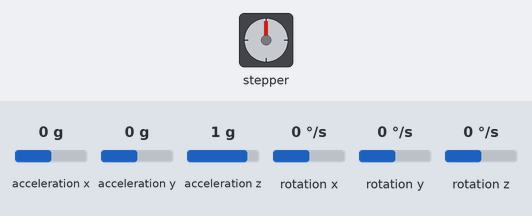
Recording of a sketch running on a simulated Arduino Uno, built with avr-gcc and run on an emulated ATmega328P. Shown: stepper motor. Wiring (inferred from the names in the program): stepper motor driver (200 steps per turn assumed): step pin 9; direction pin 8. The test bench sets the inputs (shaded band); at power-on: acceleration x 0 g, acceleration y 0 g, acceleration z 1 g, rotation x 0 °/s, rotation y 0 °/s, rotation z 0 °/s. What the sketch prints to the serial monitor is not drawn.

Above: at 1.2 s.
1.3 s: acceleration x set to -1.4 g
At 1.45 s:
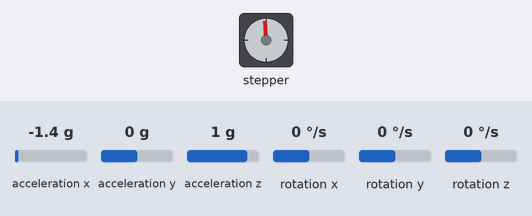
At 2.06 s:
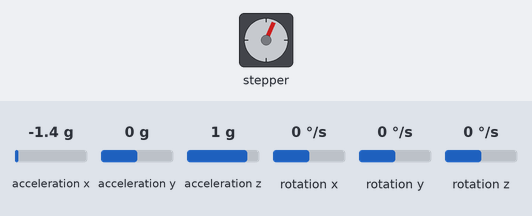
4.3 s: acceleration y set to -1.4 g
At 4.51 s:
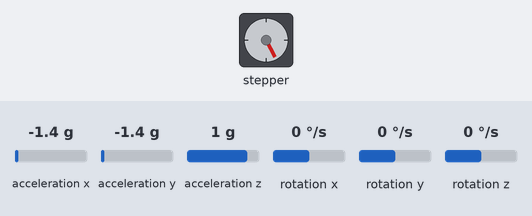
7.3 s: acceleration z set to -1.4 g
10.3 s: acceleration x set to 0 g
Timing chart, 0 to 14.3 s (numbered marks = the images above; inputs shaded):
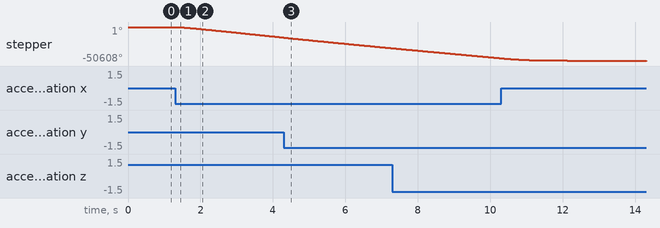

Measured:
- after the input at 1.3 s, stepper: keeps turning counter-clockwise at about 5245°/s, starting at once

The sketch:

PID2.ino
```cpp
#include "I2Cdev.h"
#include "MPU6050.h"
#include "Wire.h"

//PID

float Kp, Ki, Kd;
float L;
float integral, derivada, posIni, errPre;
long tiePre, tieNue;
float dt;
bool inicio;
float ang;
float error, errorPre;
float pos , posPre;

// GIRO
MPU6050 sensor;
float ang_x, ang_y;
float ang_x_prev = 0, ang_y_prev = 0;
int ax, ay, az;
int gx, gy, gz;

// MOTOR
const int dirPin = 8;
const int stepPin = 9;
float steps;
int microPausa = 100;//3


void setup() {

  // MOTOR
  pinMode(dirPin, OUTPUT);
  pinMode(stepPin, OUTPUT);

  //GIRO
  Serial.begin(57600);    //Iniciando puerto serial
  Wire.begin();           //Iniciando I2C
  sensor.initialize();    //Iniciando el sensor

  if (sensor.testConnection()) Serial.println("Sensor iniciado correctamente");
  else Serial.println("Error al iniciar el sensor");

  //PID

  float kcrit  = 0.0002;
  Kp = 1;
  Ki = 0;//0.0000001;//0000001.;
  Kd = 0;//0.05;//0.01;

  L = 175;

  integral = 0;
  derivada = 0;
  posPre = 0;
  errPre = 0;

  inicio = true;

}


void loop() {

  if (inicio == true){
    tiePre = millis();
    inicio = false;
    pos=0;
  }

  sensor.getAcceleration(&ax, &ay, &az);
  sensor.getRotation(&gx, &gy, &gz);

  dt = (millis()-tiePre)/100000.0;

  //Calcular los ángulos con acelerometro
  float accel_ang_y=atan(-ax/sqrt(pow(ay,2) + pow(az,2)))*(180.0/3.14);

  ang_y = 0.98*(ang_y_prev+(gy/131)*dt) + 0.02*accel_ang_y;

  ang_y_prev = ang_y;

  error = ang_y_prev;

  tieNue = millis();
  dt = tieNue - tiePre;

  //Serial.println(1.2*(Kp/500)*3);

  integral += error*dt;
  derivada = (error - errPre)/dt;

  steps = Kp*error+ Kd*derivada + Ki*integral;

  errorPre = error;
  tiePre = tieNue;

  //steps = 5000;
  if (steps>0){
    digitalWrite(dirPin, LOW);
  }
  if (steps<0){
    digitalWrite(dirPin, HIGH);
  }


 for (int x = 0; x < abs(steps) ; x++) {
   digitalWrite(stepPin, HIGH);
   delayMicroseconds(microPausa);
   digitalWrite(stepPin, LOW);
   delayMicroseconds(microPausa);
 }
  Serial.println(error);
  Serial.println(steps);
  //delay(1000);

}
```
